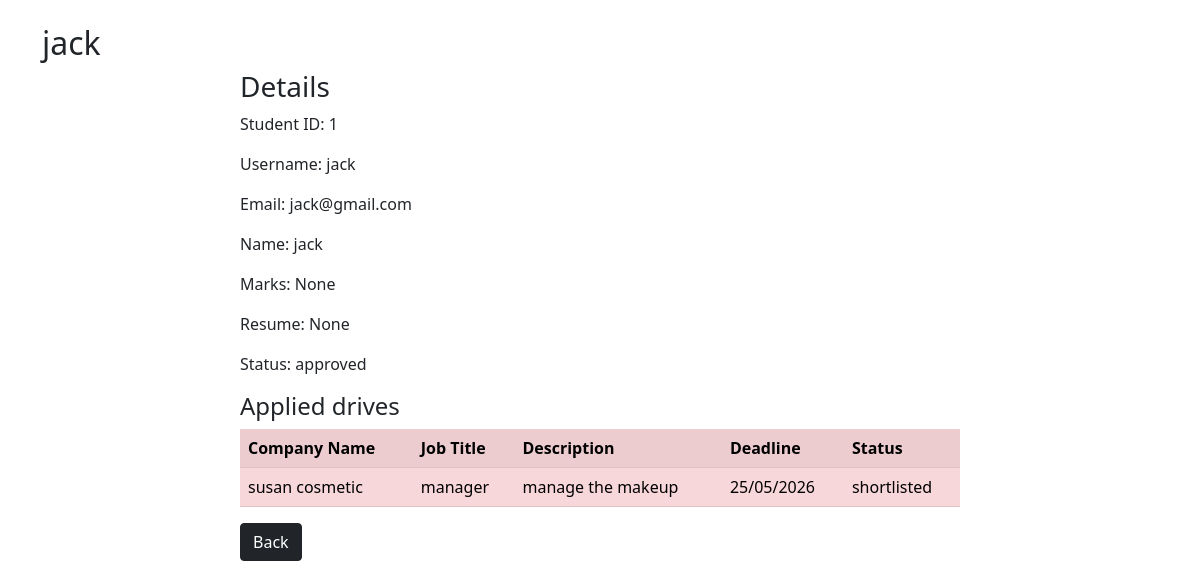
/student_details/1, run on the app's committed database.
### app.py (models this page shows)
class User_student(db.Model):
    student_id=db.Column(db.Integer, primary_key=True)
    username=db.Column(db.String(100), nullable=False)
    email=db.Column(db.String(100), unique=True)
    password=db.Column(db.String(100), nullable=False)
    student_name=db.Column(db.String(100))
    role=db.Column(db.String(20))
    cgpa=db.Column(db.Float)
    resume=db.Column(db.String(200))
    approval_status=db.Column(db.String(20), default="approved")

class Application(db.Model):
    student_app_id=db.Column(db.Integer, primary_key=True)
    student_id=db.Column(db.Integer)
    drive_id=db.Column(db.Integer)
    application_date=db.Column(db.DateTime, default=lambda:datetime.now(timezone.utc))
    status=db.Column(db.String(20), default="applied")

class User_company(db.Model):
    company_id=db.Column(db.Integer, primary_key=True)
    username=db.Column(db.String(100), nullable=False)
    email=db.Column(db.String(100), unique=True)
    password=db.Column(db.String(100), nullable=False)
    company_name=db.Column(db.String(100))
    role=db.Column(db.String(20))
    hr_contact=db.Column(db.String(100))
    website=db.Column(db.String(100))
    approval_status=db.Column(db.String(20), default="pending")

class Placement_drive(db.Model):
    drive_id=db.Column(db.Integer, primary_key=True)
    job_title=db.Column(db.String(100),nullable=False)
    description=db.Column(db.String(300))
    eligibility=db.Column(db.String(200))
    deadline=db.Column(db.String(50))
    company_id=db.Column(db.Integer)
    status=db.Column(db.String(20), default="pending")

### app.py (the view)
@app.route('/student_details/<int:id>')
def student_details(id):
    student=User_student.query.get(id)
    applications=db.session.query(Application,Placement_drive,User_company).join(Placement_drive,Application.drive_id==Placement_drive.drive_id).join(User_company,Placement_drive.company_id==User_company.company_id).filter(Application.student_id==id).all()
    return render_template("student_details.html", student=student, applications=applications)

### templates/student_details.html (shortened to what this page needs)
<head>
    <link rel="stylesheet" href="{{url_for('static', filename='style.css')}}">
    <link href="https://cdn.jsdelivr.net/npm/bootstrap@5.0.2/dist/css/bootstrap.min.css" rel="stylesheet">
</head>
<body>
    <div class="container mt-4">
        <h2>{{student.student_name}}</h2>
    </div>
    <div id="main">
        <div id="canvas">
            <h3>Details</h3>
                <p>Student ID: {{student.student_id}}</p>
                <p>Username: {{student.username}}</p>
                <p>Email: {{student.email}}</p>
                <p>Name: {{student.student_name}}</p>
                <p>Marks: {{student.cgpa}}</p>
                <p>Resume: {{student.resume}}</p>
                <p>Status: {{student.approval_status}}</p>
            <h4>Applied drives</h4>
            <table class="table table-danger table-striped">
                <tr>
                    <th>Company Name</th>
                    <th>Job Title</th>
                    <th>Description</th>
                    <th>Deadline</th>
                    <th>Status</th>
                </tr>
                {% for app,drive,company in applications %}
                <tr>
                    <td>{{company.company_name}}</td>
                    <td>{{drive.job_title}}</td>
                    <td>{{drive.description}}</td>
                    <td>{{drive.deadline}}</td>
                    <td>{{app.status}}</td>
                </tr>
                {% endfor %}
            </table>
            <button onclick="history.back()" class="btn btn-dark">Back</button>
        </div>
    </div>
</body>
</html>

### static/style.css (style rules this page uses)
* { margin: 0px; }
#main, #canvas { border: transparent; }
#canvas { width: 60%; height: 700px; margin: auto; }

### data on the page
User_student: student_name "jack", student_id "1", username "jack", email "jack@gmail.com", cgpa "None", resume "None", approval_status "approved"
Application: company_name "susan cosmetic", job_title "manager", description "manage the makeup", deadline "25/05/2026", status "shortlisted"
